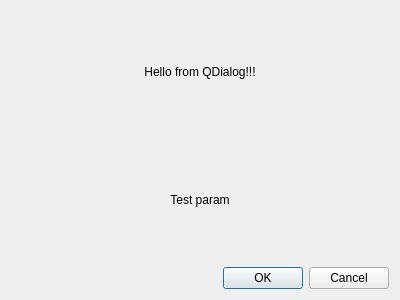
<?xml version="1.0" encoding="UTF-8"?>
<ui version="4.0">
 <class>TestDialog</class>
 <widget class="QDialog" name="TestDialog">
  <property name="geometry">
   <rect>
    <x>0</x>
    <y>0</y>
    <width>400</width>
    <height>300</height>
   </rect>
  </property>
  <property name="windowTitle">
   <string notr="true">TestDialog</string>
  </property>
  <layout class="QGridLayout" name="gridLayout">
   <item row="2" column="0">
    <widget class="QDialogButtonBox" name="buttonBox">
     <property name="orientation">
      <enum>Qt::Horizontal</enum>
     </property>
     <property name="standardButtons">
      <set>QDialogButtonBox::Cancel|QDialogButtonBox::Ok</set>
     </property>
    </widget>
   </item>
   <item row="0" column="0">
    <widget class="QLabel" name="label">
     <property name="text">
      <string notr="true">Hello from QDialog!!!</string>
     </property>
     <property name="alignment">
      <set>Qt::AlignCenter</set>
     </property>
    </widget>
   </item>
   <item row="1" column="0">
    <widget class="QLabel" name="labelTestParam">
     <property name="text">
      <string notr="true">Test param</string>
     </property>
     <property name="alignment">
      <set>Qt::AlignCenter</set>
     </property>
    </widget>
   </item>
  </layout>
 </widget>
 <resources/>
 <connections>
  <connection>
   <sender>buttonBox</sender>
   <signal>accepted()</signal>
   <receiver>TestDialog</receiver>
   <slot>accept()</slot>
   <hints>
    <hint type="sourcelabel">
     <x>248</x>
     <y>254</y>
    </hint>
    <hint type="destinationlabel">
     <x>157</x>
     <y>274</y>
    </hint>
   </hints>
  </connection>
  <connection>
   <sender>buttonBox</sender>
   <signal>rejected()</signal>
   <receiver>TestDialog</receiver>
   <slot>reject()</slot>
   <hints>
    <hint type="sourcelabel">
     <x>316</x>
     <y>260</y>
    </hint>
    <hint type="destinationlabel">
     <x>286</x>
     <y>274</y>
    </hint>
   </hints>
  </connection>
 </connections>
</ui>
